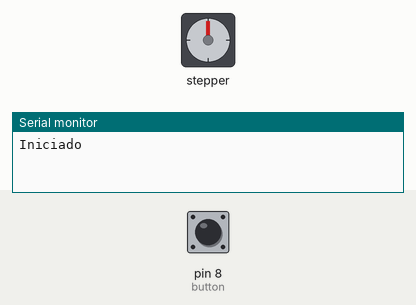
Bench run of a sketch on a simulated Arduino Uno, built with avr-gcc and run on an emulated ATmega328P. Parts: stepper motor, the last lines printed to the serial monitor. Wiring (inferred from the names in the program): stepper motor driver (200 steps per turn assumed): step pin 3; direction pin 2. Inputs (shaded band) come from the test bench; at power-on: pin 8 (button) HIGH.

Above: at 1.2 s.
1.3 s: pin 8 (button) pulled LOW for 3.2 s
At 5.3 s:
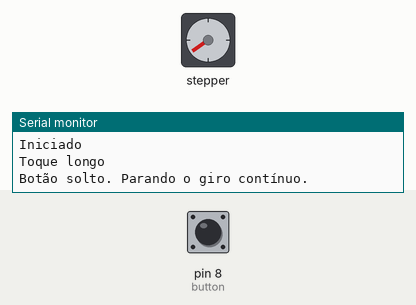
6.0 s: pin 8 (button) pulled LOW for 3.2 s
At 10.1 s:
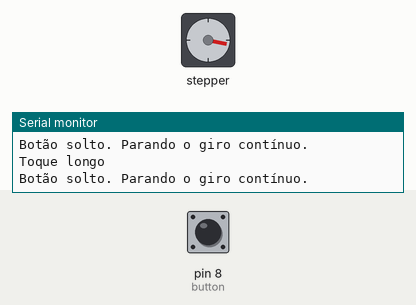
10.7 s: pin 8 (button) pulled LOW for 0.15 s
At 11.9 s:
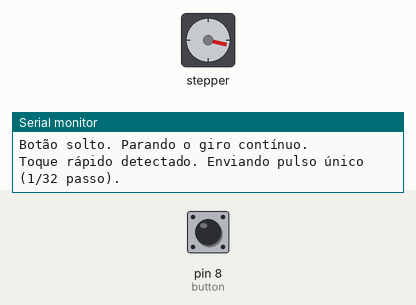
12.3 s: pin 8 (button) pulled LOW for 3.2 s
At 16.0 s:
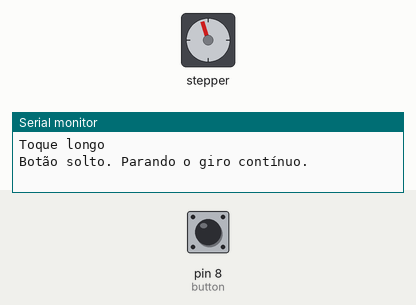
17.0 s: pin 8 (button) pulled LOW for 3.2 s
At 20.8 s:
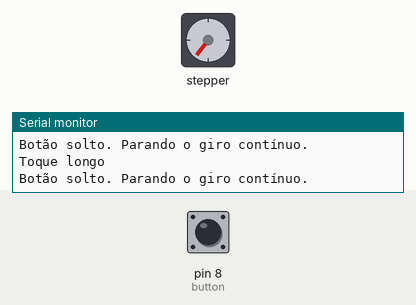
Timing chart, 0 to 22.3 s (numbered marks = the images above; inputs shaded):
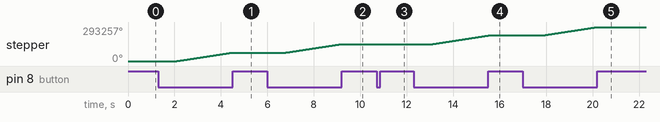

Measured:
- after the input at 1.3 s, stepper: turns 73314° clockwise in 2.4 s, starting after 0.80 s
- after the input at 6.0 s, stepper: turns 73308° clockwise in 2.4 s, starting after 0.80 s
- after the input at 12.3 s, stepper: turns 73319° clockwise in 2.4 s, starting after 0.80 s
- after the input at 17.0 s, stepper: turns 73314° clockwise in 2.4 s, starting after 0.80 s

The sketch:

MotorDePasso_teste.ino
```cpp
#define button 8
#define pulPin 3
#define dirPin 2

unsigned long startTime = 0;
const long requiredTime = 800;
bool motorRunning = false;
const int pulseDelay = 2;
const int holdDelay = 20;

void setup() {
  pinMode(pulPin, OUTPUT);
  pinMode(button, INPUT_PULLUP);
  pinMode(dirPin, OUTPUT);
  Serial.begin(9600);
  Serial.println("Iniciado");

  digitalWrite(dirPin, HIGH);
}

void loop() {
  if (digitalRead(button) == LOW) {
    if (startTime == 0) {
      startTime = millis();
    }

    if ((millis() - startTime >= requiredTime) && (motorRunning == false)) {
      motorRunning = true;
      Serial.println("Toque longo");
    }

    if (motorRunning == true) {
      digitalWrite(pulPin, HIGH);
      delayMicroseconds(holdDelay);
      digitalWrite(pulPin, LOW);
      delayMicroseconds(holdDelay);
    }
  } else {

    // Se houve um toque anterior (startTime > 0)
    if (startTime > 0) {
      unsigned long pressDuration = millis() - startTime;

      // VERIFICAÇÃO DO TOQUE RÁPIDO (< 0.8s)
      // Se a duração da pressão foi menor que o tempo exigido E o motor não estava girando
      if (pressDuration < requiredTime && motorRunning == false) {

        Serial.println("Toque rápido detectado. Enviando pulso único (1/32 passo).");

        // ENVIA O PULSO ÚNICO (Para o seu 1/32 de micro-passo)
        digitalWrite(pulPin, HIGH);
        delay(pulseDelay);  // Duração mínima do pulso
        digitalWrite(pulPin, LOW);
      }

      // Se o motor estava rodando, ele simplesmente para aqui.
      if (motorRunning == true) {
        Serial.println("Botão solto. Parando o giro contínuo.");
      }
    }

    // RESETA TODAS AS VARIÁVEIS para o próximo toque
    motorRunning = false;
    startTime = 0;
    digitalWrite(pulPin, LOW);  // Garante que o pino PUL esteja seguro
  }
}
```
